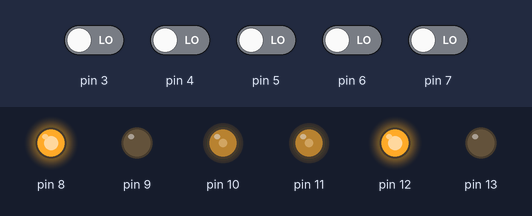
Bench run of a sketch on a simulated Arduino Uno, built with avr-gcc and run on an emulated ATmega328P. On the bench: output pins drawn as LEDs (lit = HIGH). The inputs (shaded band) are chosen by the test bench; at power-on: pin 3–7 LOW.

Above: at 1.2 s.
1.3 s: pin 3 driven HIGH
At 2.5 s:
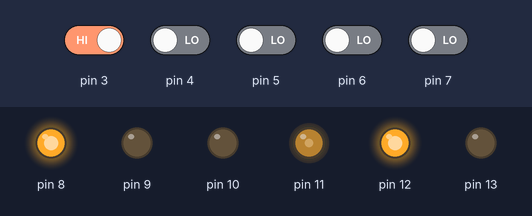
2.8 s: pin 6 driven HIGH
At 4.8 s:
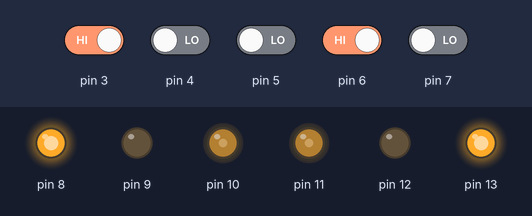
5.7 s: pin 4 driven HIGH
At 7.1 s:
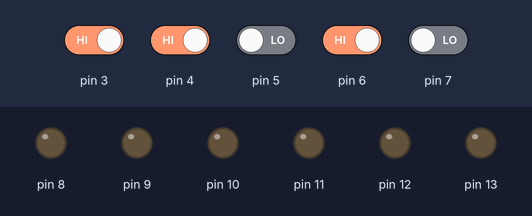
Timing chart, 0 to 27.2 s (numbered marks = the images above; inputs shaded):
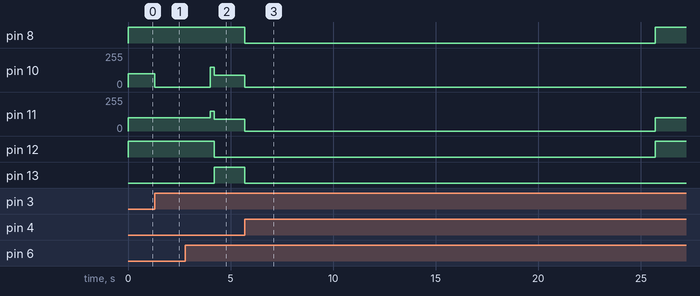

The sketch:

grid_solving.ino
```cpp
int i = 0;
int j = 0;
int data_storage[50];
int U_present = 0;
void changing_string();
int total_no = 50;
int data = 0;
int black = 0;
int white = 1;
int total_correct_turn = 0;
int sensor_1 = 0;
int sensor_2 = 0;
int sensor_3 = 0;
int sensor_4 = 0;
int sensor_5 = 0;
int sensor_6 = 0;
int node = 0;
int delta_pwm = 0;
int delta_pwm1 = 0;
boolean line_present = false;
boolean all_high = false;
boolean t_node = false;
boolean autonomous_mode = false;
boolean waiting_key = false;
int left_pwm = 0;
int right_pwm = 0;
void setup() {
  Serial.begin(9600);
  pinMode(2, INPUT);
  pinMode(3, INPUT);
  pinMode(4, INPUT);
  pinMode(5, INPUT);
  pinMode(6, INPUT);
  pinMode(7, INPUT);

  pinMode(8, OUTPUT);
  pinMode(9, OUTPUT);
  pinMode(10, OUTPUT);

  pinMode(11, OUTPUT);
  pinMode(12, OUTPUT);
  pinMode(13, OUTPUT);


}
void loop() {
  read_sensor();
  starting_position();
  stop_move();
  delay(10000);


}

void starting_position() {
  int flag = 0;
  while (flag == 0) {
    read_sensor();
    line_follower();
    node_detection();
    if (t_node) {
      left_turn();
      node = 0;
    }
    if (node == 4) {
      stop_move();
      right_turn();
      stop_move();
      delay(10000);
      flag = 1;
    }
  }
}

void node_detection() {
  t_node = false;
  if (sensor_5 == white) {
    long int timer = millis();
    while (millis() - timer < 300) {
      read_sensor();
      line_follower();
      if (sensor_1 == white) {
        node++;
        t_node = true;
        Serial.println("T point reached ");
        break;
      }
    }
    if (t_node == false) {
      node++;
    }
  }


  else if (sensor_1 == white) {
    long int timer = millis();
    while (millis() - timer < 300) {
      read_sensor();
      line_follower();
      if (sensor_5 == white) {
        node++;
        t_node = true;
        Serial.println("T point reached ");
        break;
      }
    }
    if (t_node == false) {
      node++;
    }
  }

}
void read_sensor() {
  sensor_1 = digitalRead(7);
  sensor_2 = digitalRead(3);
  sensor_3 = digitalRead(4);
  sensor_4 = digitalRead(5);
  sensor_5 = digitalRead(6);
  //sensor_6 = digitalRead(7);
  /*Serial.println("sensor   ");
  Serial.println(sensor_1);
  Serial.println(sensor_2);
  Serial.println(sensor_3);
  Serial.println(sensor_4);
  Serial.println(sensor_5);*/
  //Serial.println(sensor_6);
}

void check_run() {
  Serial.println("check_run  ");


  forward_move();
  delay(80);
  read_sensor();
  forward_move();
  delay(200);


  if (sensor_3 == white) {
    line_present = true;
    Serial.println("line_present");
  }
  else {
    line_present = false;
    Serial.println("line_absent   ");
  }
}
/*
 void check_run_for_plus_point(){
Serial.println("check_run for plus point ");
while(sensor_1==white && sensor_5 == white){
forward_move();
read_sensor();
}
forward_move();
delay(600);


if(sensor_3 == white){
line_present = true;
Serial.println("line_present");
}
else{
line_present = false;
Serial.println("line_absent   ");
}
if(sensor_1 == white && sensor_3==white && sensor_5 ==white){
all_high = true;
Serial.println("all_present");
}
}*/

void forward() {
  digitalWrite(8, HIGH);
  digitalWrite(9, LOW);
  analogWrite(10, left_pwm);

  digitalWrite(12, HIGH);
  digitalWrite(13, LOW);
  analogWrite(11, right_pwm);


}
void forward_move() {
  digitalWrite(8, HIGH);
  digitalWrite(9, LOW);
  analogWrite(10, 150);

  digitalWrite(12, HIGH);
  digitalWrite(13, LOW);
  analogWrite(11, 150);


}
void backward() {
  digitalWrite(8, LOW);
  digitalWrite(9, HIGH);
  analogWrite(10, left_pwm);

  digitalWrite(12, LOW);
  digitalWrite(13, HIGH);
  analogWrite(11, right_pwm);


}

void right_turn() {
  forward_move();
  delay(200);
  right();
  delay(600);
  read_sensor();
  while (sensor_3 != white ) {
    right();
    //Serial.println("right   ");
    read_sensor();
  }
}

void left_turn() {
  forward_move();
  delay(200);
  left();
  delay(600);
  while (sensor_3 != white ) {
    left();
    read_sensor();
    //Serial.println("left   ");
  }
}

void right() {
  digitalWrite(8, HIGH);
  digitalWrite(9, LOW);
  analogWrite(10, 90);
  digitalWrite(12, LOW);
  digitalWrite(13, HIGH);
  analogWrite(11, 90);
}
void left() {
  digitalWrite(12, HIGH);
  digitalWrite(13, LOW);
  analogWrite(11, 90);
  digitalWrite(8, LOW);
  digitalWrite(9, HIGH);
  analogWrite(10, 90);
}

void line_follower() {

  if (sensor_2 == white && sensor_4 == white)
  {
    delta_pwm = 0;
    delta_pwm1 = 0;
  }
  else if (sensor_2 == white) {
    delta_pwm += 30;
    if (delta_pwm > 100) {
      delta_pwm = 100;
    }
    delta_pwm1 = 0;
  }
  else if (sensor_4 == white) {
    delta_pwm1 += 30;
    if (delta_pwm1 > 100) {
      delta_pwm1 = 100;
    }
    delta_pwm = 0;
  }
  else {
    delta_pwm1 = 0 ;
    delta_pwm = 0;
  }
  left_pwm = 100 - delta_pwm;
  right_pwm = 100 - delta_pwm1;
 // Serial.println("left_pwm  "+String(left_pwm));
 // Serial.println("right_pwm  "+String(right_pwm));
  forward();
}

void u_turn() {

  stop_move();
  forward_move();
  delay(400);
  while (sensor_3 != white || sensor_5 != white || sensor_2 != white) {
    right();
    read_sensor();
    //Serial.println("u turn");
  }

}
void stop_move() {
  digitalWrite(8, LOW);
  digitalWrite(9, LOW);
  analogWrite(10, 0);

  digitalWrite(13, LOW);
  digitalWrite(12, LOW);
  analogWrite(11, 0);

}
```

Measured:
- after the input at 1.3 s, pin 10: 100/255 → 0/255 at once
- after the input at 2.8 s, pin 10: 0/255 → 150/255 after 1.2 s, → 90/255 0.20 s later; pin 11: 100/255 → 150/255 after 1.2 s, → 90/255 0.20 s later; pin 12: HIGH → LOW after 1.4 s; pin 13: LOW → HIGH after 1.4 s
- after the input at 5.7 s, pin 8: HIGH → LOW at once, → HIGH 20.0 s later; pin 10: 90/255 → 0/255 at once; pin 11: 90/255 → 0/255 at once, → 100/255 20.0 s later; pin 12: LOW → HIGH after 20.0 s; pin 13: HIGH → LOW at once
